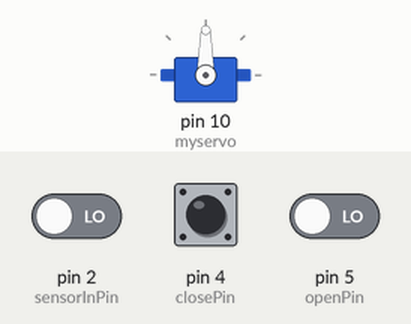
A sketch run on a simulated Arduino Uno, built with avr-gcc and run on an emulated ATmega328P. On the bench: servo. The inputs (shaded band) are chosen by the test bench; at power-on: pin 2 (sensorInPin) LOW, pin 4 (closePin) HIGH, pin 5 (openPin) LOW.

Above: at 1.1 s.
At 2.1 s:
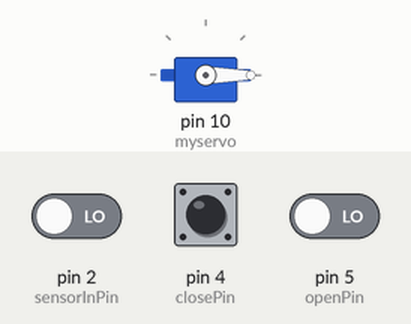
Timing chart, 0 to 3.6 s (numbered marks = the images above):
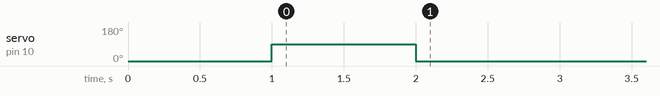

The sketch:

home.ino
```cpp
#include <Servo.h>

Servo myservo;
int sensorInPin = 2;
int sensorOutPin = 3;
int openPin = 5;
int closePin = 4;
bool doorOpen = false;

void setup() {
  pinMode(sensorInPin,INPUT);
  pinMode(sensorOutPin,OUTPUT);
  pinMode(openPin,INPUT);
  pinMode(closePin,INPUT);
  Serial.begin(9600);
  myservo.attach(10);
  myservo.write(0);
  delay(1000);
  myservo.write(90);
  delay(1000);
  myservo.write(    0);
 // attaches the servo on pin 10 to the servo object
}

void loop() {
 int isOpen = digitalRead(openPin);
 int closePinRead = digitalRead(closePin);
 digitalWrite(sensorOutPin,digitalRead(sensorInPin));
 if(isOpen == 1 && closePinRead == 0){
    if(!doorOpen){
      myservo.write(90);
      doorOpen = true;
     }
  }
  if(isOpen == 0 && closePinRead == 1){
    if(doorOpen){
      myservo.write(0);
      doorOpen = false;
     }
  }
}
```
